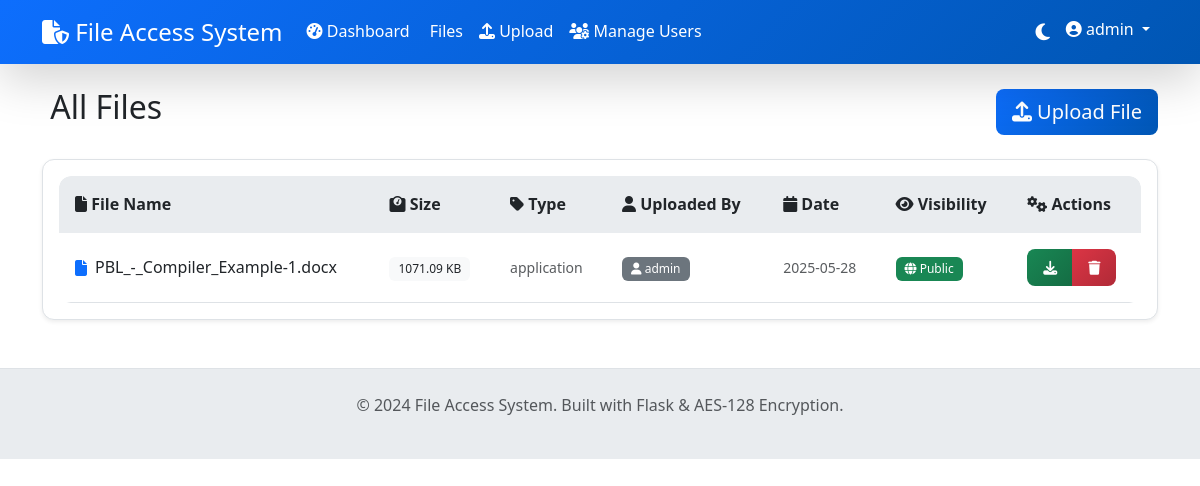
The app's page /files/list (signed in) with its own data.
### tables this page shows
CREATE TABLE files (
            id INTEGER PRIMARY KEY AUTOINCREMENT,
            filename TEXT NOT NULL,
            original_filename TEXT NOT NULL,
            file_path TEXT NOT NULL,
            file_size INTEGER NOT NULL,
            file_type TEXT NOT NULL,
            uploaded_by INTEGER NOT NULL,
            folder TEXT NOT NULL DEFAULT 'user',
            visibility TEXT NOT NULL DEFAULT 'private',
            is_encrypted BOOLEAN DEFAULT 1,
            upload_date TIMESTAMP DEFAULT CURRENT_TIMESTAMP,
            FOREIGN KEY (uploaded_by) REFERENCES users (id)
        );

CREATE TABLE users (
            id INTEGER PRIMARY KEY AUTOINCREMENT,
            username TEXT UNIQUE NOT NULL,
            email TEXT UNIQUE NOT NULL,
            password_hash TEXT NOT NULL,
            role TEXT NOT NULL DEFAULT 'user',
            status TEXT NOT NULL DEFAULT 'pending',
            created_at TIMESTAMP DEFAULT CURRENT_TIMESTAMP
        );

### file_manager.py (the view, shortened to what this page needs)
@file_bp.route('/list')
def list_files():
    conn = get_db_connection()
    if 'user_id' in session:
        if session.get('role') == 'admin':
            files = conn.execute(
                '''SELECT f.*, u.username FROM files f
                   JOIN users u ON f.uploaded_by = u.id
                   ORDER BY f.upload_date DESC'''
            ).fetchall()
    conn.close()
    return render_template('file_list.html', files=files)

### database.py (called while the page is built)
def get_db_connection():
    conn = sqlite3.connect(Config.DATABASE)
    conn.row_factory = sqlite3.Row
    return conn

### templates/file_list.html (shortened to what this page needs)
{% extends "base.html" %}
{% block content %}
<div class="d-flex justify-content-between align-items-center mb-4">
    <h2 class="slide-in-left">
        {% if session.user_id %}
            {% if session.role == 'admin' %}All Files{% else %}Your Files{% endif %}
        {% else %}
            Public Files
        {% endif %}
    </h2>
    {% if session.user_id %}
        <a href="{{ url_for('files.upload_file') }}" class="btn btn-primary btn-lg slide-in-right">
            <i class="fas fa-upload"></i> Upload File
        </a>
    {% endif %}
</div>
<div class="card">
    <div class="card-body">
        {% if files %}
            <div class="table-responsive">
                <table class="table table-hover">
                    <thead>
                        <tr>
                            <th><i class="fas fa-file"></i> File Name</th>
                            <th><i class="fas fa-weight"></i> Size</th>
                            <th><i class="fas fa-tag"></i> Type</th>
                            <th><i class="fas fa-user"></i> Uploaded By</th>
                            <th><i class="fas fa-calendar"></i> Date</th>
                            <th><i class="fas fa-eye"></i> Visibility</th>
                            <th><i class="fas fa-cogs"></i> Actions</th>
                        </tr>
                    </thead>
                    <tbody>
                        {% for file in files %}
                        <tr>
                            <td>
                                <div class="d-flex align-items-center">
                                    {% if file.file_type.startswith('image/') %}
                                        <i class="fas fa-image text-success me-2"></i>
                                    {% elif file.file_type.startswith('text/') %}
                                        <i class="fas fa-file-alt text-info me-2"></i>
                                    {% elif file.file_type == 'application/pdf' %}
                                        <i class="fas fa-file-pdf text-danger me-2"></i>
                                    {% elif 'zip' in file.file_type or 'rar' in file.file_type %}
                                        <i class="fas fa-file-archive text-warning me-2"></i>
                                    {% else %}
                                        <i class="fas fa-file text-primary me-2"></i>
                                    {% endif %}
                                    <span class="fw-medium">{{ file.original_filename }}</span>
                                </div>
                            </td>
                            <td>
                                <span class="badge bg-light text-dark">
                                    {{ "%.2f"|format(file.file_size / 1024) }} KB
                                </span>
                            </td>
                            <td>
                                <small class="text-muted">{{ file.file_type.split('/')[0] }}</small>
                            </td>
                            <td>
                                <span class="badge bg-secondary">
                                    <i class="fas fa-user"></i> {{ file.username }}
                                </span>
                            </td>
                            <td>
                                <small class="text-muted">{{ file.upload_date[:10] }}</small>
                            </td>
                            <td>
                                {% if file.visibility == 'public' %}
                                    <span class="badge bg-success">
                                        <i class="fas fa-globe"></i> Public
                                    </span>
                                {% else %}
                                    <span class="badge bg-secondary">
                                        <i class="fas fa-lock"></i> Private
                                    </span>
                                {% endif %}
                            </td>
                            <td>
                                <div class="btn-group" role="group">
                                    {% if session.user_id %}
                                        <button class="btn btn-sm btn-success"
                                                title="Download File"
                                                data-bs-toggle="tooltip"
                                                data-action="download"
                                                data-file-id="{{ file.id }}"
                                                data-file-name="{{ file.original_filename }}">
                                            <i class="fas fa-download"></i>
                                        </button>
                                    {% endif %}
                                    {% if session.user_id and (file.uploaded_by == session.user_id or session.role == 'admin') %}
                                        <button class="btn btn-sm btn-danger"
                                                title="Delete File"
                                                data-bs-toggle="tooltip"
                                                data-action="delete"
                                                data-file-id="{{ file.id }}"
                                                data-file-name="{{ file.original_filename }}">
                                            <i class="fas fa-trash"></i>
                                        </button>
                                    {% endif %}
                                </div>
                            </td>
                        </tr>
                        {% endfor %}
                    </tbody>
                </table>
            </div>
        {% endif %}
    </div>
</div>
{% endblock %}

### static/css/style.css (style rules this page uses)
:root { --bg-color: #ffffff; --text-color: #212529; --card-bg: #ffffff; --border-color: #dee2e6; --navbar-bg: #0d6efd; --navbar-text: #ffffff; --sidebar-bg: #f8f9fa; --hover-bg: #e9ecef; --shadow: 0 0.125rem 0.25rem rgba(0, 0, 0, 0.075); --shadow-lg: 0 1rem 3rem rgba(0, 0, 0, 0.175); --primary-color: #0d6efd; --success-color: #198754; --danger-color: #dc3545; --warning-color: #ffc107; --info-color: #0dcaf0; }
* { transition: all 0.3s ease; }
body { background-color: var(--bg-color); color: var(--text-color); font-family: "Segoe UI", Tahoma, Geneva, Verdana, sans-serif; line-height: 1.6; }
.card { background-color: var(--card-bg); border: 1px solid var(--border-color); box-shadow: var(--shadow); border-radius: 12px; overflow: hidden; margin-bottom: 1.5rem; }
.btn { border-radius: 8px; font-weight: 500; padding: 0.5rem 1rem; transition: all 0.3s ease; position: relative; overflow: hidden; border: none; }
.btn::before { content: ""; position: absolute; top: 0; left: -100%; width: 100%; height: 100%; background: linear-gradient(90deg, transparent, rgba(255, 255, 255, 0.2), transparent); transition: left 0.5s; }
.btn-primary { background: linear-gradient(135deg, var(--primary-color), #0056b3); color: white; }
.btn-success { background: linear-gradient(135deg, var(--success-color), #146c43); color: white; }
.btn-danger { background: linear-gradient(135deg, var(--danger-color), #b02a37); color: white; }
.table { background-color: var(--card-bg); border-radius: 12px; overflow: hidden; margin-bottom: 0; }
.table th { background-color: var(--hover-bg); border: none; font-weight: 600; color: var(--text-color); padding: 1rem; }
.table td { border-color: var(--border-color); vertical-align: middle; padding: 1rem; color: var(--text-color); }
.table-responsive { border-radius: 12px; }
.badge { font-size: 0.75em; padding: 0.5em 0.75em; border-radius: 6px; font-weight: 500; }
.badge.bg-success { background-color: var(--success-color) !important; }
.badge.bg-secondary { background-color: #6c757d !important; }
.fade-in { animation: fadeIn 0.5s ease-in; }
.slide-in-left { animation: slideInLeft 0.5s ease-out; }
.slide-in-right { animation: slideInRight 0.5s ease-out; }

### templates/base.html (style rules this page uses)
:root { --bg-color: #ffffff; --text-color: #212529; --card-bg: #ffffff; --border-color: #dee2e6; --navbar-bg: #0d6efd; --navbar-text: #ffffff; --sidebar-bg: #f8f9fa; --hover-bg: #e9ecef; --shadow: 0 0.125rem 0.25rem rgba(0, 0, 0, 0.075); --shadow-lg: 0 1rem 3rem rgba(0, 0, 0, 0.175); }
* { transition: all 0.3s ease; }
body { background-color: var(--bg-color); color: var(--text-color); font-family: 'Segoe UI', Tahoma, Geneva, Verdana, sans-serif; }
.card { background-color: var(--card-bg); border: 1px solid var(--border-color); box-shadow: var(--shadow); border-radius: 12px; overflow: hidden; }
.btn { border-radius: 8px; font-weight: 500; padding: 0.5rem 1rem; transition: all 0.3s ease; position: relative; overflow: hidden; }
.btn::before { content: ''; position: absolute; top: 0; left: -100%; width: 100%; height: 100%; background: linear-gradient(90deg, transparent, rgba(255,255,255,0.2), transparent); transition: left 0.5s; }
.btn-primary { background: linear-gradient(135deg, #0d6efd, #0056b3); border: none; }
.btn-success { background: linear-gradient(135deg, #198754, #146c43); border: none; }
.btn-danger { background: linear-gradient(135deg, #dc3545, #b02a37); border: none; }
.table { background-color: var(--card-bg); border-radius: 12px; overflow: hidden; }
.table th { background-color: var(--hover-bg); border: none; font-weight: 600; }
.table td { border-color: var(--border-color); vertical-align: middle; }
.badge { font-size: 0.75em; padding: 0.5em 0.75em; border-radius: 6px; }
.fade-in { animation: fadeIn 0.5s ease-in; }

### records on screen
files: original_filename "PBL_-_Compiler_Example-1.docx", file.file_size/1024 "1071.09", file_type "application", username "admin", upload_date "2025-05-28", visibility "public" (drawn)

### other values on screen
{{ session.username }} "admin"
